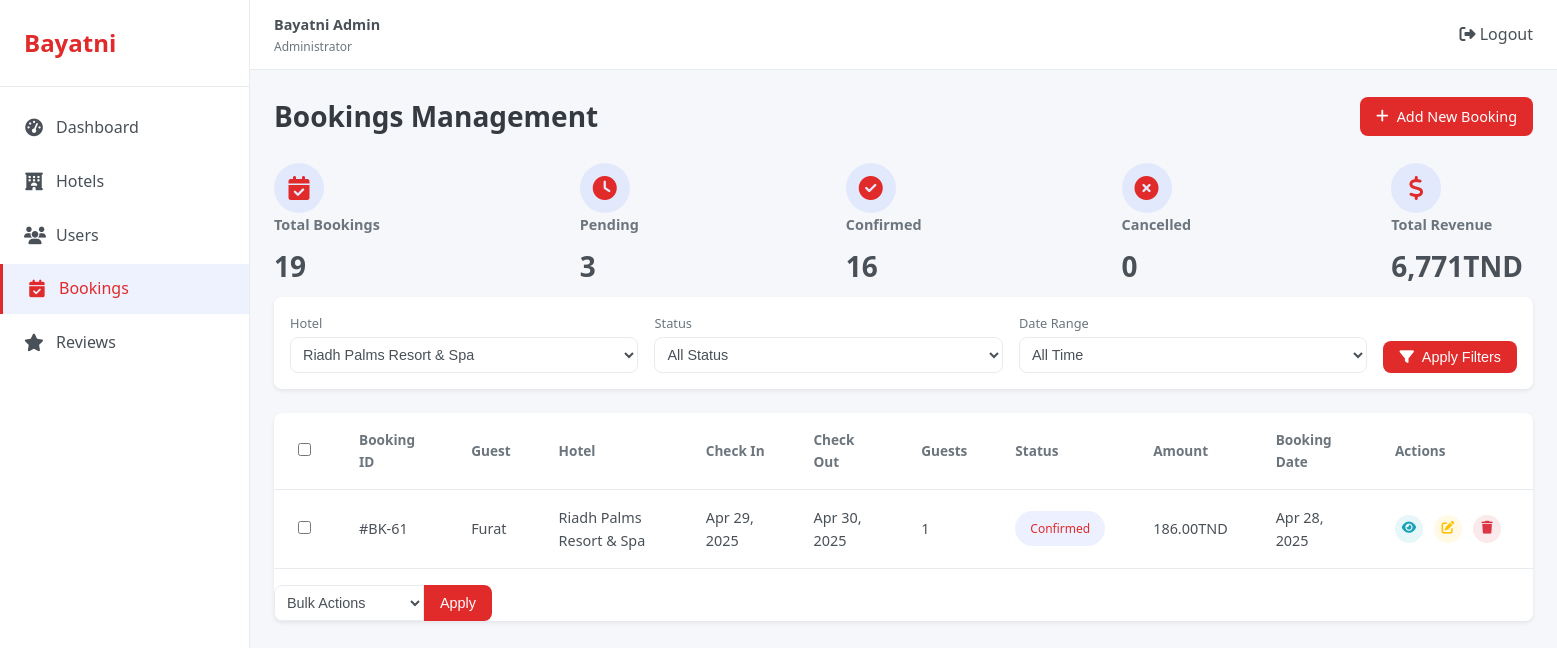
Screenshot of /admin/app/controllers/bookings/bookings.php?hotel_id=10 (signed in) with the database file from the repository.
### tables this page shows
CREATE TABLE `bookings` (
  `id` int(11) NOT NULL,
  `user_id` int(11) NOT NULL,
  `hotel_id` int(11) NOT NULL,
  `check_in` date NOT NULL,
  `check_out` date NOT NULL,
  `guests` int(2) NOT NULL,
  `room_type` varchar(30) NOT NULL,
  `total_price` decimal(10,2) NOT NULL,
  `booking_date` timestamp NOT NULL DEFAULT current_timestamp(),
  `status` enum('confirmed','pending','cancelled','completed','no_show') NOT NULL DEFAULT 'confirmed',
  `completed_at` timestamp NULL DEFAULT NULL
);

CREATE TABLE `users` (
  `id` int(11) NOT NULL,
  `firstname` varchar(30) NOT NULL,
  `lastname` varchar(30) NOT NULL,
  `fullname` varchar(100) NOT NULL,
  `birthday` date NOT NULL,
  `email` varchar(100) NOT NULL,
  `status` enum('active','suspended') NOT NULL,
  `password` varchar(255) NOT NULL,
  `card_number` varchar(16) NOT NULL,
  `card_name` varchar(100) NOT NULL,
  `card_expire` varchar(5) NOT NULL,
  `card_cvc` varchar(4) NOT NULL,
  `created_at` timestamp NOT NULL DEFAULT current_timestamp(),
  `reset_token` varchar(64) NOT NULL,
  `token_expire` datetime NOT NULL
);

CREATE TABLE `hotels` (
  `id` int(11) NOT NULL,
  `title` varchar(100) NOT NULL,
  `location` varchar(100) NOT NULL,
  `price` decimal(10,2) NOT NULL,
  `rating` int(1) NOT NULL,
  `reviews_count` int(11) NOT NULL DEFAULT 0,
  `region` enum('tunis','hammamet','sousse','djerba','tabarka') NOT NULL,
  `image_url` varchar(255) NOT NULL,
  `features` varchar(255) DEFAULT NULL,
  `created_at` timestamp NOT NULL DEFAULT current_timestamp()
);

### admin/app/controllers/Bookings/bookings.php (the view, shortened to what this page needs)
<?php
require_once __DIR__ .'/../../../config/config.php';
$hotel_id = isset($_GET['hotel_id']) ? intval($_GET['hotel_id']) : 0;
$query = "SELECT b.id, b.check_in, b.check_out, b.guests, b.total_price, b.status, b.booking_date,
                 u.fullname as guest_name, h.title as hotel_name,
                 u.id as user_id, h.id as hotel_id
          FROM bookings b
          JOIN users u ON b.user_id = u.id
          JOIN hotels h ON b.hotel_id = h.id
          WHERE 1=1";
if ($hotel_id > 0) {
    $query .= " AND b.hotel_id = " . $hotel_id;
}
$query .= " ORDER BY b.booking_date DESC";
$result = $conn->query($query);
$bookings = [];
if ($result) {
    while ($row = $result->fetch_assoc()) {
        $bookings[] = $row;
    }
}
$hotelsQuery = "SELECT id, title FROM hotels ORDER BY title";
$hotelsResult = $conn->query($hotelsQuery);
$hotels = [];
if ($hotelsResult) {
    while ($row = $hotelsResult->fetch_assoc()) {
        $hotels[] = $row;
    }
}
$totalBookingsQuery = "SELECT COUNT(*) as total FROM bookings";
$result = $conn->query($totalBookingsQuery);
$totalBookings = $result->fetch_assoc()['total'];
$pendingBookingsQuery = "SELECT COUNT(*) as total FROM bookings WHERE status = 'pending'";
$result = $conn->query($pendingBookingsQuery);
$pendingBookings = $result->fetch_assoc()['total'];
$confirmedBookingsQuery = "SELECT COUNT(*) as total FROM bookings WHERE status = 'confirmed'";
$result = $conn->query($confirmedBookingsQuery);
$confirmedBookings = $result->fetch_assoc()['total'];
$cancelledBookingsQuery = "SELECT COUNT(*) as total FROM bookings WHERE status = 'cancelled'";
$result = $conn->query($cancelledBookingsQuery);
$cancelledBookings = $result->fetch_assoc()['total'];
$totalRevenueQuery = "SELECT SUM(total_price) as total FROM bookings";
$result = $conn->query($totalRevenueQuery);
$totalRevenue = $result->fetch_assoc()['total'] ?? 0;
?>
<!DOCTYPE html>
<html lang="en">
<head>
    <link rel="stylesheet" href="../../../public/css/styles.css">
    <link rel="stylesheet" href="https://cdnjs.cloudflare.com/ajax/libs/font-awesome/6.4.0/css/all.min.css">
</head>
<body>
    <div class="dashboard">
    <?php include __DIR__ .'/../../../includes/sidebar.php'; ?>
        <main class="main-content">
        <?php include __DIR__ .'/../../../includes/header.php'; ?>
            <div class="dashboard-content" id="bookings">
                <div class="page-header">
                    <h1>Bookings Management</h1>
                    <a href="booking_add.php" class="primary-btn">
                        <i class="fas fa-plus"></i> Add New Booking
                    </a>
                </div>
                <div class="booking-stats">
                    <div class="booking-stat-card">
                        <div class="stat-icon">
                            <i class="fas fa-calendar-check"></i>
                        </div>
                        <div class="stat-details">
                            <h3 style="width:max-content;">Total Bookings</h3>
                            <h2><?php echo number_format($totalBookings); ?></h2>
                        </div>
                    </div>
                    <div class="booking-stat-card">
                        <div class="stat-icon pending">
                            <i class="fas fa-clock"></i>
                        </div>
                        <div class="stat-details">
                            <h3>Pending</h3>
                            <h2><?php echo number_format($pendingBookings); ?></h2>
                        </div>
                    </div>
                    <div class="booking-stat-card">
                        <div class="stat-icon confirmed">
                            <i class="fas fa-check-circle"></i>
                        </div>
                        <div class="stat-details">
                            <h3>Confirmed</h3>
                            <h2><?php echo number_format($confirmedBookings); ?></h2>
                        </div>
                    </div>
                    <div class="booking-stat-card">
                        <div class="stat-icon cancelled">
                            <i class="fas fa-times-circle"></i>
                        </div>
                        <div class="stat-details">
                            <h3>Cancelled</h3>
                            <h2><?php echo number_format($cancelledBookings); ?></h2>
                        </div>
                    </div>
                    <div class="booking-stat-card">
                        <div class="stat-icon revenue">
                            <i class="fas fa-dollar-sign"></i>
                        </div>
                        <div class="stat-details">
                            <h3>Total Revenue</h3>
                            <h2><?php echo number_format($totalRevenue, 0); ?>TND</h2>
                        </div>
                    </div>
                </div>
                <form action="bookings.php" method="GET" class="filter-section">
                    <div class="filter-group">
                        <label for="hotel-filter">Hotel</label>
                        <select id="hotel-filter" name="hotel_id">
                            <?php foreach ($hotels as $hotel): ?>
                            <option value="<?php echo $hotel['id']; ?>" <?php echo $hotel_id == $hotel['id'] ? 'selected' : ''; ?>>
                                <?php echo htmlspecialchars($hotel['title']); ?>
                            </option>
                            <?php endforeach; ?>
                        </select>
                    </div>
                    <div class="filter-group">
                        <label for="status-filter">Status</label>
                        <select id="status-filter" name="status">
                            <option value="">All Status</option>
                        </select>
                    </div>
                    <div class="filter-group">
                        <label for="date-range">Date Range</label>
                        <select id="date-range" name="date_range">
                            <option value="">All Time</option>
                        </select>
                    </div>
                    <button type="submit" class="filter-btn">
                        <i class="fas fa-filter"></i> Apply Filters
                    </button>
                </form>
                <div class="table-card">
                    <div class="table-responsive">
                        <table class="data-table">
                            <thead>
                                <tr>
                                    <th>
                                        <input type="checkbox" id="select-all">
                                    </th>
                                    <th>Booking ID</th>
                                    <th>Guest</th>
                                    <th>Hotel</th>
                                    <th>Check In</th>
                                    <th>Check Out</th>
                                    <th>Guests</th>
                                    <th>Status</th>
                                    <th>Amount</th>
                                    <th>Booking Date</th>
                                    <th>Actions</th>
                                </tr>
                            </thead>
                            <tbody>
                                <?php foreach ($bookings as $booking): ?>
                                <tr>
                                    <td><input type="checkbox" class="booking-select"></td>
                                    <td>#BK-<?php echo $booking['id']; ?></td>
                                    <td>
                                        <div class="user-info-cell">
                                            <span><?php echo htmlspecialchars($booking['guest_name']); ?></span>
                                        </div>
                                    </td>
                                    <td><?php echo htmlspecialchars($booking['hotel_name']); ?></td>
                                    <td><?php echo date('M d, Y', strtotime($booking['check_in'])); ?></td>
                                    <td><?php echo date('M d, Y', strtotime($booking['check_out'])); ?></td>
                                    <td><?php echo $booking['guests']; ?></td>
                                    <td><span class="status-badge <?php echo strtolower($booking['status']); ?>"><?php echo ucfirst($booking['status']); ?></span></td>
                                    <td style="width:max-content;"><?php echo number_format($booking['total_price'], 2); ?>TND</td>
                                    <td><?php echo date('M d, Y', strtotime($booking['booking_date'])); ?></td>
                                    <td>
                                        <div class="action-buttons">
                                            <a href="booking_view.php?id=<?php echo $booking['id']; ?>" class="action-btn view-btn"><i class="fas fa-eye"></i></a>
                                            <a href="booking_edit.php?id=<?php echo $booking['id']; ?>" class="action-btn edit-btn"><i class="fas fa-edit"></i></a>
                                            <a href="bookings.php?action=delete&id=<?php echo $booking['id']; ?>" class="action-btn delete-btn" onclick="return confirm('Are you sure you want to delete this booking?');"><i class="fas fa-trash"></i></a>
                                        </div>
                                    </td>
                                </tr>
                                <?php endforeach; ?>
                            </tbody>
                        </table>
                        <div class="bulk-actions">
                            <select id="bulk-action">
                                <option value="">Bulk Actions</option>
                            </select>
                        <button class="apply-btn">Apply</button>
                </div>
                    </div>
                </div>
            </div>
        </main>
    </div>
</body>
</html>

### rows the page displays
bookings: id "61", user.fullname "Furat", hotel.title "Riadh Palms Resort & Spa", check_in "Apr 29, 2025", check_out "Apr 30, 2025", guests "1", status "Confirmed", total_price "186.00", booking_date "Apr 28, 2025"

### other values shown
$totalBookings "19"
$pendingBookings "3"
$confirmedBookings "16"
$cancelledBookings "0"
$totalRevenue "6,771"
form field hotel_id "Riadh Palms Resort & Spa"
